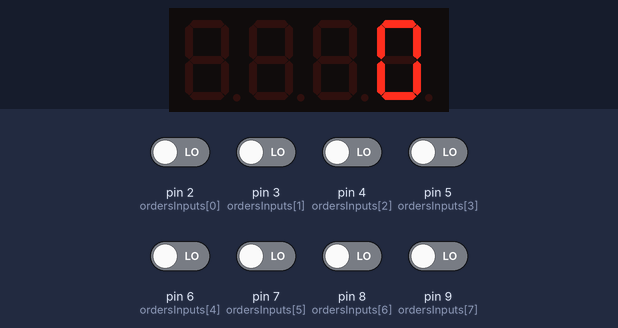
Simulated run of this sketch. Board: Arduino Uno, built with avr-gcc and run on an emulated ATmega328P. Parts: 4-digit seven-segment display. Inputs (shaded band) come from the test bench; at power-on: pin 2 (ordersInputs[0]), pin 3 (ordersInputs[1]), pin 4 (ordersInputs[2]), pin 5 (ordersInputs[3]), pin 6 (ordersInputs[4]), pin 7 (ordersInputs[5]), pin 8 (ordersInputs[6]), pin 9 (ordersInputs[7]) LOW.

Above: at 1.2 s.
1.3 s: pin 2 (ordersInputs[0]) driven HIGH
At 1.8 s:
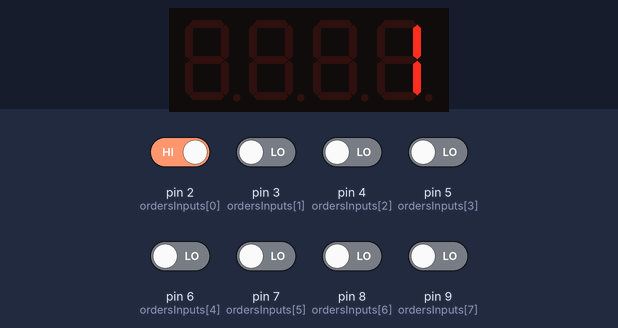
2.9 s: pin 3 (ordersInputs[1]) driven HIGH
At 3.4 s:
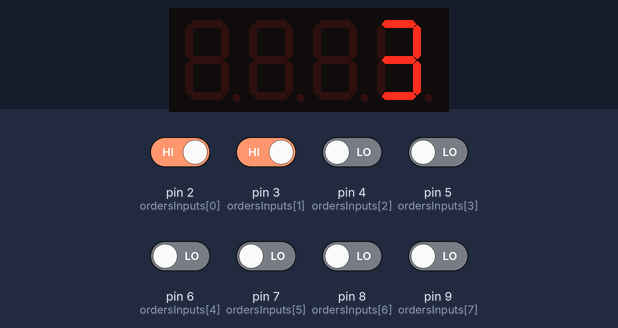
4.5 s: pin 4 (ordersInputs[2]) driven HIGH
At 5.0 s:
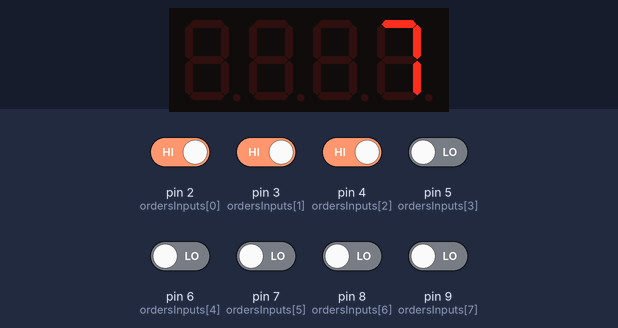
6.1 s: pin 5 (ordersInputs[3]) driven HIGH
At 6.6 s:
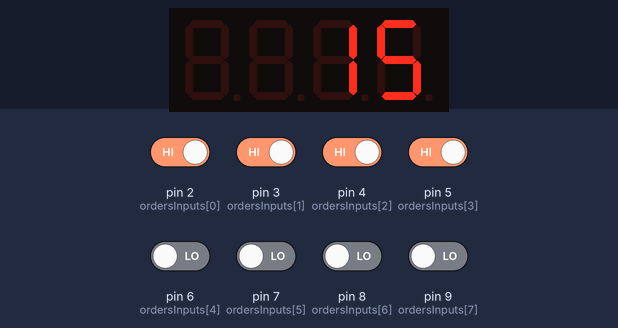
7.7 s: pin 6 (ordersInputs[4]) driven HIGH
At 8.2 s:
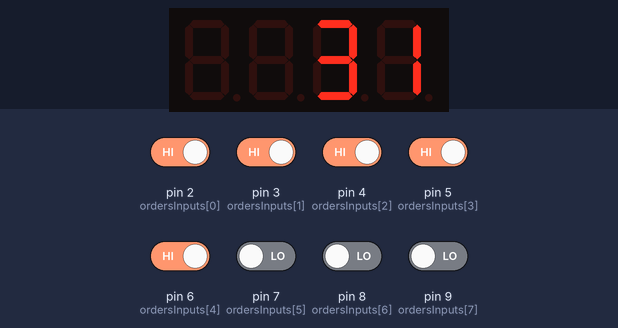
9.3 s: pin 7 (ordersInputs[5]) driven HIGH
At 9.8 s:
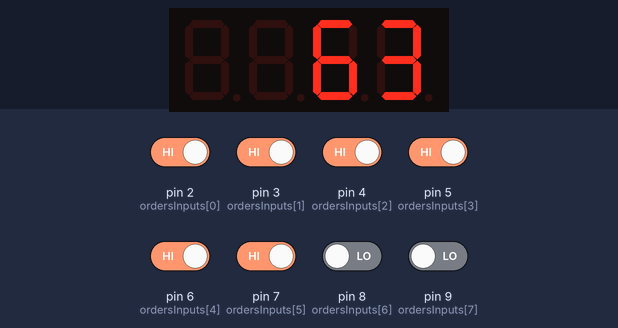
Timing chart, 0 to 11.9 s (numbered marks = the images above; inputs shaded):
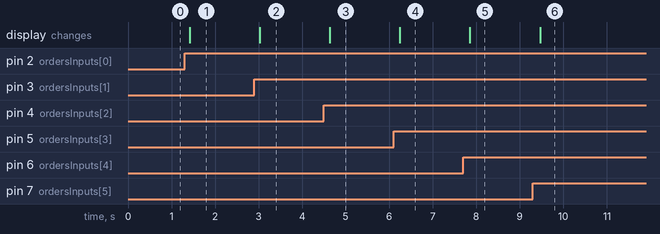

Measured:
- after the input at 1.3 s, the display: changes after 0.11 s (image 1)
- after the input at 2.9 s, the display: changes after 0.12 s (image 2)
- after the input at 4.5 s, the display: changes after 0.13 s (image 3)
- after the input at 6.1 s, the display: changes after 0.14 s (image 4)
- after the input at 7.7 s, the display: changes after 0.15 s (image 5)
- after the input at 9.3 s, the display: changes after 0.17 s (image 6)

The sketch:

8_bytes_to_decimal_n_on_display_ag.ino
```cpp
//порты дисплея
#define CLK 19
#define DIO 18
//библиотека дисплея
#include "GyverTM1637.h"
//подключаем дисплей
GyverTM1637 disp(CLK, DIO);
//результат для вывода на дисплей
int result_to_display;
//пины входов по порядку от младшего разряда к старшему
byte ordersInputs[] = {2,3,4,5,6,7,8,9};

void setup() {
  //для отладки
  Serial.begin(9600);
  //конфигурируем пины как входы
  for (int j = 0; j < sizeof(ordersInputs);j++)
  {
    pinMode(ordersInputs[j], INPUT);
  }
  //настраиваем  и очищаем дисплей
  disp.brightness(7);
  disp.clear();
}

void loop() {

  result_to_display = 0;

  //побитно формируем результат
  for (int i = 0; i < sizeof(ordersInputs);i++)
  {
    result_to_display|=digitalRead(ordersInputs[i])<<i;
  }
  //выводим на дисплей

  //Serial.println(result_to_display);
  //Serial.println(result_to_display,BIN);

  disp.displayInt(result_to_display);
  //вывод 100 fps
  delay(200);

}
```
